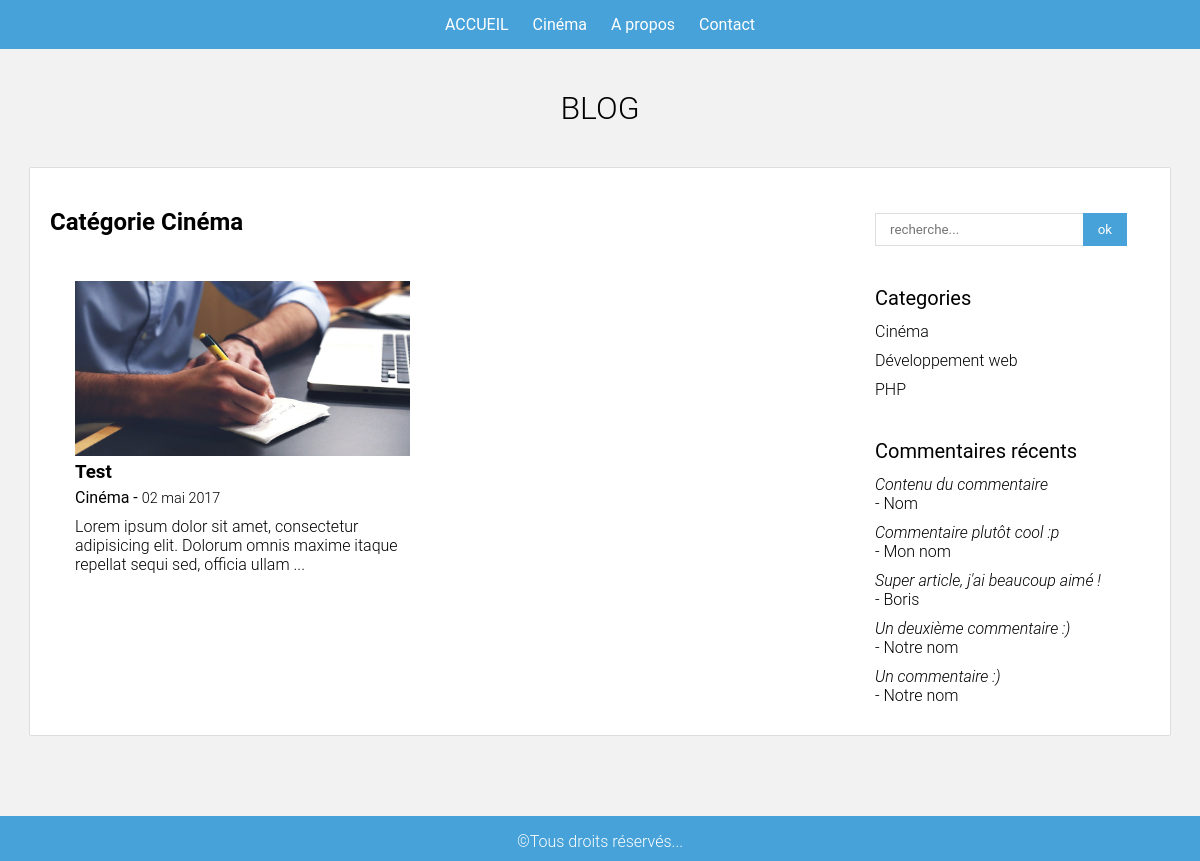
/php/index.php?categorie=cinema, run on the app's committed database.
### tables this page shows
CREATE TABLE `categories` (
    `id` INT(10) NOT NULL AUTO_INCREMENT,
    `categorie` VARCHAR(255) NOT NULL,
    `categorie_url` VARCHAR(255) NOT NULL,
    PRIMARY KEY (`id`)
);

CREATE TABLE `articles` (
    `id` INT(10) NOT NULL AUTO_INCREMENT,
    `titre` VARCHAR(255) NOT NULL,
    `contenu` TEXT NOT NULL,
    `categorie` VARCHAR(255) NOT NULL,
    `datetime_post` DATETIME NOT NULL DEFAULT CURRENT_TIMESTAMP(),
    PRIMARY KEY (`id`)
);

CREATE TABLE `commentaires` (
    `id` INT(10) NOT NULL AUTO_INCREMENT,
    `id_article` INT NOT NULL,
    `nom` VARCHAR(255) NOT NULL,
    `email` VARCHAR(255) NOT NULL,
    `contenu` TEXT NOT NULL,
    PRIMARY KEY (`id`)
);

### php/functions.php (called while the page is built)
<?php
function getNomCategorie($slug) {
	global $bdd;
	$categorie = $bdd->prepare('SELECT categorie FROM categories WHERE categorie_url = ?');
	$categorie->execute([$slug]);
	$categorie = $categorie->fetchColumn();
	return $categorie;
}

### php/config.php (called while the page is built, shortened)
<?php
$inscris = 'root';
try {
    $bdd = new PDO('mysql:host=localhost;dbname=Blog', $inscris);
$bdd->query('SET lc_time_names = "fr_FR"');
} catch (PDOException $e)
{
    print "Erreur !: " . $e->getMessage() . "<br/>";
    die();
}
$side_categories = $bdd->query('SELECT * FROM categories ORDER BY categorie');
$side_commentaires = $bdd->query('SELECT * FROM commentaires ORDER BY id DESC LIMIT 5');
?>

### php/index.php (the view, shortened to what this page needs)
<?php
require_once 'config.php';
require_once 'functions.php';
$info_utilisateur = '';
if(!empty($_GET['categorie'])) {
	$get_categorie = htmlspecialchars($_GET['categorie']);
	$nom_categorie = getNomCategorie($get_categorie);
	$info_utilisateur = "Catégorie ".$nom_categorie;
    $articles = $bdd->prepare('SELECT *, DATE_FORMAT(datetime_post, "%d %M %Y") date_formatee FROM articles WHERE categorie = ? ORDER BY datetime_post DESC');
    $articles->execute([$get_categorie]);
} else {
	$articles = $bdd->query('SELECT *, DATE_FORMAT(datetime_post, "%d %M %Y") date_formatee FROM articles ORDER BY datetime_post DESC');
}
?>
<!DOCTYPE html>
<html lang="en">
<head>
    <link rel="stylesheet" href="../css/style.css">
</head>
<body>
    <?php include_once "../includes/head.php" ?>
    <?php if($info_utilisateur) { ?>
<h2><?= $info_utilisateur ?></h2>
<?php } ?>
    <?php while ($a = $articles->fetch(PDO::FETCH_ASSOC)) { ?>
        <div class="article">
            <div class="image-wrapper">
                <a href="articles.php?id=<?= $a['id'] ?>">
                    <img src="../images/miniatures/<?= $a['id'] ?>.jpg" alt="<?= $a['titre'] ?>">" alt="<?= $a['titre'] ?>">
                </a>
            </div>
            <h3><a href="articles.php?id=<?= $a['id'] ?>"><?= $a['titre'] ?></a></h3>
            <span class="categorie"><?= getNomCategorie($a['categorie']) ?></span> - <span class="date">
                <?= $a['date_formatee'] ?></span>
            <p><?= substr(strip_tags(htmlspecialchars_decode($a['contenu'])), 0, 120) . '...' ?></p>
        </div>
    <?php } ?>
    <?php include_once "../includes/foot.php" ?>
</body>
</html>

### includes/foot.php (shortened to what this page needs)
</section>
        <section class="sidebar">
<form method="GET" action="index.php">
<input type="text" name="q" placeholder="recherche...">
    <input type="submit"  value="ok">
</form>
<h4>Categories</h4>
<ul>
<?php while($c = $side_categories->fetch(PDO::FETCH_ASSOC)){?>
<li><a href="index.php?categorie=<?=$c['categorie_url']?>"><?= $c['categorie']?></a></li>
<?php }?>
</ul>
<h4>Commentaires récents</h4>
<ul>
<?php while($c = $side_commentaires->fetch(PDO::FETCH_ASSOC)){?>
<li>
<a href="articles.php?id=<?= $c['id_article']?>#commentaires">
<i><?=substr($c['contenu'],0,100)?></i><br>
 - <?=$c['nom']?>
</a>
</li>
<?php }?>
</ul>
        </section>
    </div>
<footer>
<div class="container">
<p>&copy;Tous droits réservés...</p>
</div>
</footer>

### css/style.css (style rules this page uses)
html, body { margin: 0; padding: 0; font-family: Roboto, sans-serif; background-color: #f2f2f2; }
h3 { margin: 5px 0; }
.container { width: 1100px; margin: 0 auto; }
img { width: 100%; }
.image-wrapper { width: 100%; height: 175px; overflow: hidden; }
.sidebar { width: 25%; float: right; margin-top: 25px; }
.sidebar ul li { list-style: none; margin-bottom: 10px; }
.sidebar ul { padding: 0 10px 0 0; margin: 0; font-weight: 300; }
.sidebar h4 { font-size: 1.25em; font-weight: 400; margin: 40px 0 12px 0; }
a { text-decoration: none; color: #000; transition: color .3s ease; }
.article { width: 335px; display: inline-block; margin: 25px; }
p { margin: 10px 0 0 0; font-weight: 300; }
.date { font-size: 0.9em; font-weight: 300; }
input, textarea { outline: none; background-color: #fff; border: 1px solid #dddddd; padding: 8px 14px; font-family: Roboto, sans-serif; }
.sidebar input[type=text] { width: 65%; }
input[type=submit] { background: #46a2d9; border-color: #46a2d9; color: #fff; }
.sidebar input[type=submit] { left: -5px; position: relative; }
footer { background-color: #46a2d9; color: #fff; padding: 6px 0 10px 0; margin-top: 80px; text-align: center; }

### data on the page
categories: categorie "Catégorie Cinéma", categorie "Cinéma"
articles: titre "Test", categorie.categorie "Cinéma", date_formatee "02 mai 2017", contenu "Lorem ipsum dolor sit amet, consectetur adipisicing elit. Dolorum omnis maxime itaque repellat sequi sed, officia ullam"
categories: categorie "Développement web"
categories: categorie "PHP"
commentaires: contenu "Contenu du commentaire", nom "Nom"
commentaires: contenu "Commentaire plutôt cool :p", nom "Mon nom"
commentaires: contenu "Super article, j'ai beaucoup aimé !", nom "Boris"
commentaires: contenu "Un deuxième commentaire :)", nom "Notre nom"
commentaires: contenu "Un commentaire :)", nom "Notre nom"
